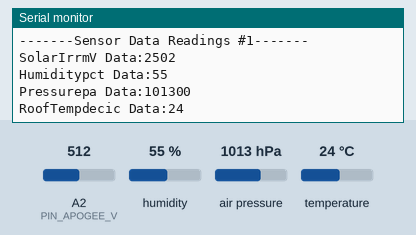
Simulated run of this sketch. Board: Arduino Uno, built with avr-gcc and run on an emulated ATmega328P. Shown: the last lines printed to the serial monitor. The inputs (shaded band) are chosen by the test bench; at power-on: humidity 55 %, temperature 24 °C, A2 (PIN_APOGEE_V) = 512, air pressure 1013 hPa.

Above: at 5.6 s.
5.7 s: humidity set to 22 %
At 10.4 s:
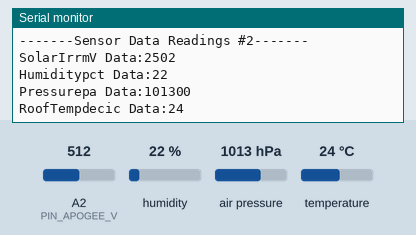
11.5 s: temperature set to 12 °C
At 16.1 s:
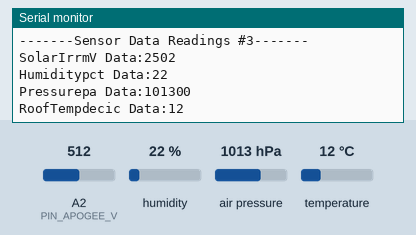
17.3 s: A2 (PIN_APOGEE_V) set to 716
23.1 s: air pressure set to 952 hPa
At 24.9 s:
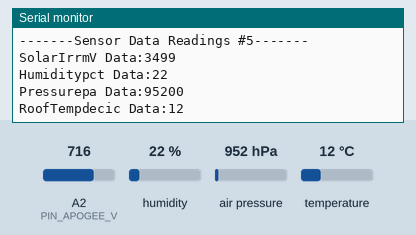
28.9 s: temperature set to 19 °C
At 34.5 s:
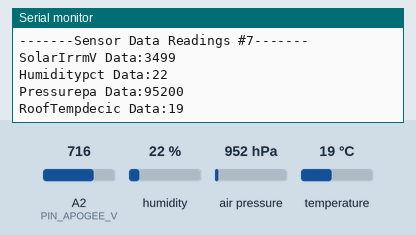
34.7 s: A2 (PIN_APOGEE_V) set to 992
Timing chart, 0 to 37.7 s (numbered marks = the images above; inputs shaded):
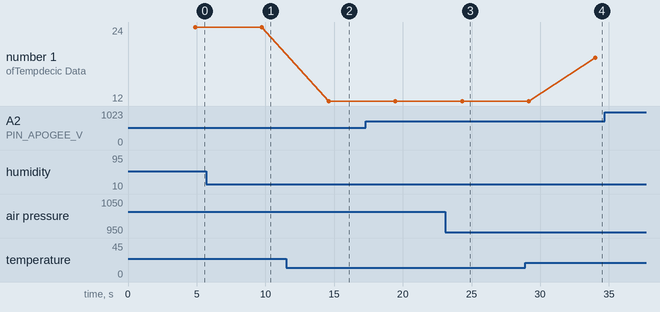

The sketch:

practice.ino
```cpp
/* File: sensors.ino */

/* Libraries */
#include "sensor.h"
#include "config.h"

/* Externaml Libraries */
#include <SHT1x.h>
#include <OneWire.h>
#include <DallasTemperature.h>
#include <Adafruit_BMP085.h>


/* Count for testing */
int G_i;

void setup() {
  /* initialize sensors */
  G_i = 0;
  sensor_init();

  /* Assign serial port */
  Serial.begin(9600);

}

void loop() {

    /* Variable Declarations */
    long SolarIrrmV = -1;
    long Humidity = -1;
    long RoofTempdecic = -1;
    long Pressurepa = -1;
    /*
    long PanelmV = -1;
    long BatterymV = -1;
    */

    /* Increase count */
    G_i++;

    /* Get data for each sensor with a 1 second delay */
    SolarIrrmV = sensorSolarIrrd();
    delay(1000);
    Humidity = sensorHumidity();
    delay(1000);
    RoofTempdecic = sensorRoofTempdecic();
    delay(1000);
    Pressurepa = sensorPressure();
    delay(1000);

    /*
    Panelmv = sensorPanel();
    delay(1000);
    Batterymv = sensorBattery();
    delay(1000);
    */


    /* Print data */
    Serial.print("-------Sensor Data Readings #");
    Serial.print(G_i);
    Serial.print("-------");

    Serial.print("\nSolarIrrmV Data:");
    Serial.println(SolarIrrmV);

    Serial.print("\nHumiditypct Data:");
    Serial.println(Humidity);

    Serial.print("\nPressurepa Data:");
    Serial.println(Pressurepa);

    Serial.print("\nRoofTempdecic Data:");
    Serial.println(RoofTempdecic);

    /*
    Serial.print("\nBatterymV Data:");
    Serial.println(BatterymV);

    Serial.print("\nPanelmV Data:");
    Serial.println(PanelmV);
    */


}
```

sensor.cpp
```cpp
/*  File: sensors.cpp
    Function definitions for sensors
*/

/* Libraries */
#include "sensor.h"
#include "config.h"

/* Set pins */
OneWire oneWire(PIN_ROOF_TEMP);              /* Temperature pins and objects */
DallasTemperature dallas_roof_sen(&oneWire);
SHT1x sht1x(PIN_HUMID_DATA, PIN_HUMID_CLK);
Adafruit_BMP085 bmp085;                       /* Pressure object */


/* Initialization */
void sensor_init(void)
{
 bmp085.begin();
}

/* Humidity */
long sensorHumidity(void)
{
    long value = sht1x.readHumidity();
    return value;
}

/* Pressure */
long sensorPressure(void)
{
    long value =  bmp085.readPressure();
    return value;
}

/* Temperature Sensor */
long sensorRoofTempdecic(void)
{
    long value =  0;
    dallas_roof_sen.requestTemperatures();
    value = dallas_roof_sen.getTempCByIndex(0);
    return value;
}

/*Solar Irradiance */
long sensorSolarIrrd(void)
{
  long sensorValue = analogRead(PIN_APOGEE_V) * 5000.0/1023;
  return sensorValue;
}


/*Battery */
/*
long sensorBattery(void)
{
    long value = analogRead(PIN_BATT)*5000.0/1023;
    return value;
}
*/

/* Solar Panel */
/*
long sensorPanelmV(void)
{
    long value = 2*analogRead(PIN_SOLAR_V)*5000.0/1023;
    return value;
}
*/
```

sensor.h
```cpp
/* File: sensors.h
   Header file for Sensor functions
*/

/* Libraries */
#include <SHT1x.h>                  /* Humidity Sensor */
#include <OneWire.h>                /*Temperature Sensor */
#include <DallasTemperature.h>      /* Temperature Sensor */
#include <Adafruit_BMP085.h>        /*Pressure Sensor */

/* Create instances of object */
extern SHT1x sht1x;
extern OneWire oneWire;
extern DallasTemperature dallas_roof_sen;
extern Adafruit_BMP085 bmp085;

/*Initialization */
void sensor_init(void);

/* Retreiving the data */
long sensorPressure(void);
long sensorSolarIrrd(void);
long sensorHumidity(void);
long sensorRoofTempdecic(void);     /* Temperature sensor*/

/*
long sensorBattery(void);
long sensorPanelmV(void)
*/
```

config.h
```cpp
/* File: config.h */

/* Sensor On/Off */
#define PIN_SEN_EN 5

/* Humidity */
#define PIN_HUMID_CLK 7
#define PIN_HUMID_DATA 8

/* Solar Irradiance */
#define PIN_APOGEE_V A2

/* Temperature */
/*#define PIN_AMB_TEMP */
#define PIN_ROOF_TEMP 3


/* Panel and Battery Voltage */
#define PIN_SOLAR_V A1
#define PIN_BATT_V A3


/* XBEE */
#define PIN_XBEE_TX 1
#define PIN_XBEE_RX 0
#define PIN_XBEE_SLEEP 13

/* Receiver/Transmitter */
#define PIN_RX 0
#define PIN_TX 1

 /* I2C/Pressure */
 #define _PIN_SDA A4
 #define _PIN_SCL A5
```

Measured:
- after the input at 5.7 s, the serial monitor: prints a new line after 4.0 s (image 1)
- after the input at 11.5 s, the serial monitor: prints a new line after 3.1 s (image 2)
- after the input at 23.1 s, the serial monitor: prints a new line after 1.2 s (image 3)
- after the input at 28.9 s, the serial monitor: prints a new line after 5.1 s (image 4)
- plotted number 1: 24 → 12 after the input at 11.5 s, 12 → 19 after the input at 28.9 s
